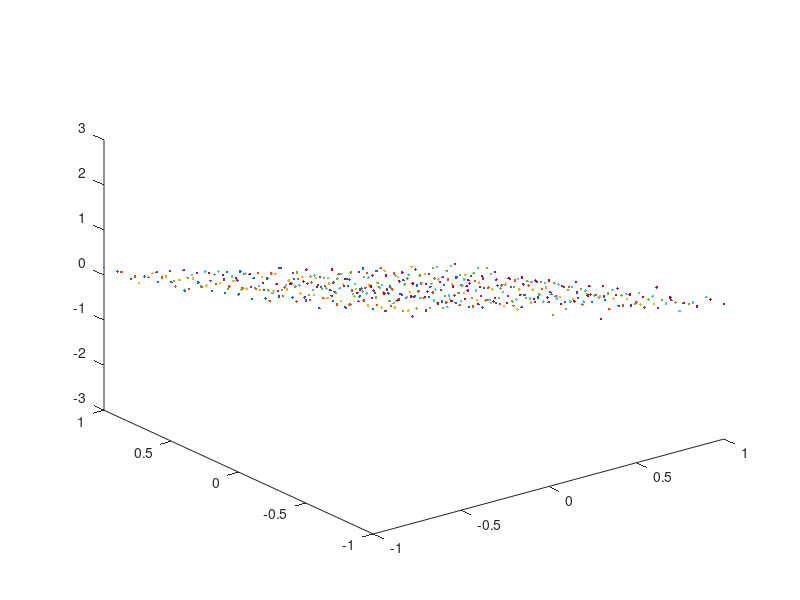

MATLAB code to generate this figure: (Note: this script raises an error after producing the figure.)
function [alpha, cosa, ppoints] = test_planeFitting

    range = -1:0.1:1;

    sigma = 0.1

    samplesize = 1000;

    % a, b, c, d
    A = [1; 1; 1; 0];
    a = A(1);
    b = A(2);
    c = A(3);
    d = A(4);

    simdata = zeros(samplesize, 3);

    [x, y] = meshgrid(range, range);
    z = -(a*x + b*y + d) / c + sigma*randn(size(x));

    simdata = [x(:) y(:) z(:)];
    disp 'a'
    size(simdata)

    %scatter3(simdata(:,1), simdata(:,2), simdata(:,3));

    plot3(x, y, z, '.');
    hold on;

    [A, U] = LS_fitPlane(simdata);
    a = A(1);
    b = A(2);
    c = A(3);
    d = A(4);

    zft = -(a*x + b*y + d) / c;

    surf(x,y,zft,'edgecolor','none')

    hold off;

    ppoints = project_point2plane(simdata, A);

    numerror = a * ppoints(:,1) + b * ppoints(:,2) + c * ppoints(:,3) + d;
    sum(numerror)

    mainv = U(:,1);

    %alpha = zeros(size(ppoints, 1), 1);
    cosa = zeros(size(ppoints, 1), 1);
    for i = 1:size(ppoints, 1)
        %aplha(i) = acos(dot(mainv, ppoints(i,:)) / norm(mainv) / norm(ppoints(i,:)));
        cosa(i) = dot(mainv, ppoints(i,:)) / norm(mainv) / norm(ppoints(i,:));
    end

    alpha = acos(cosa);

end
